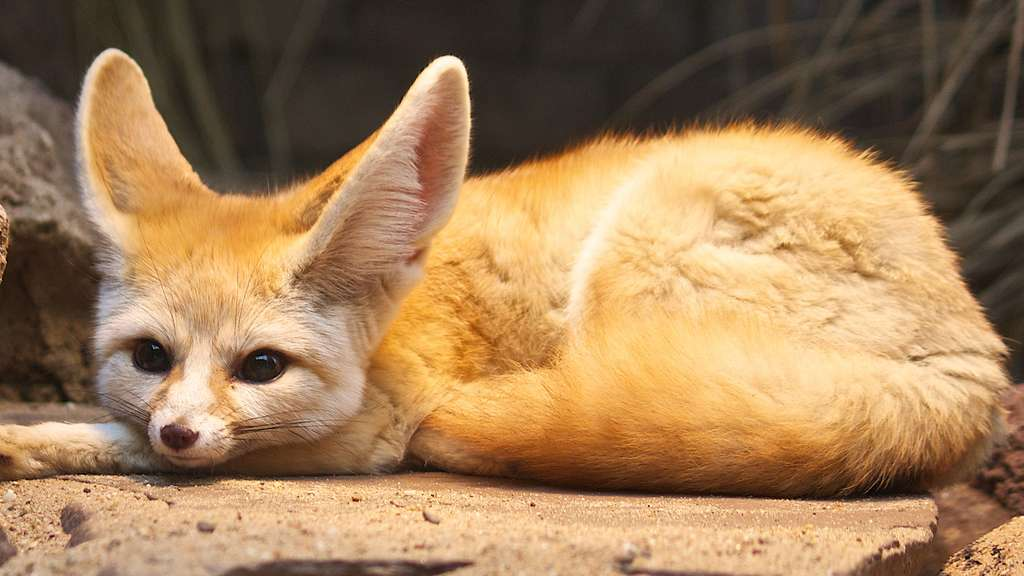
#> input picture Unit1/Homeworks/inputs/linear_algebra_hw/input.jpg, 1024 x 576 px
$ jupyter execute linear_algebra_hw.ipynb
#> lines starting #> are read from the running program, lines starting #| are printed output that depends on the picture; long printed decimals are rounded
# Linear Algebra Homework

[cell 1]
#You are given a colored image, read the image and apply the following operations to it:
#Transpose.
#Check if the matrix is one or many of the special types we have seen (diagonal, triagonal...).
#Choose a column vector and calculate both norms that we’ve seen

[cell 2]
import cv2 #opencv package
import numpy as np

[cell 3]
# read the image in grayscale
img = cv2.imread("inputs/linear_algebra_hw/input.jpg",0) # the resulting image is a matrix
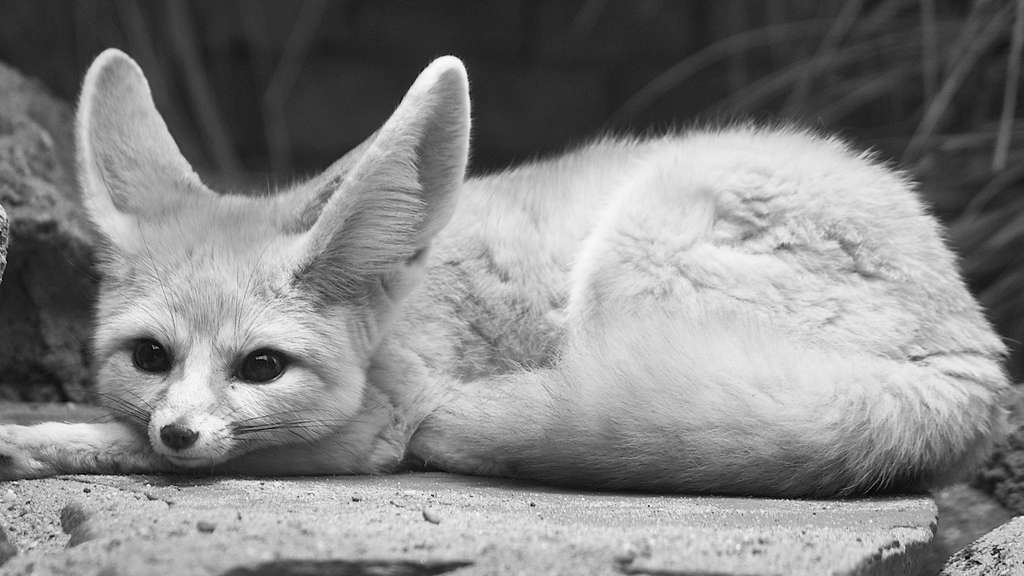
#> img: shape (576, 1024); min 0, max 255, mean 132.7
# Transpose the matrix
img_transpose = img.T
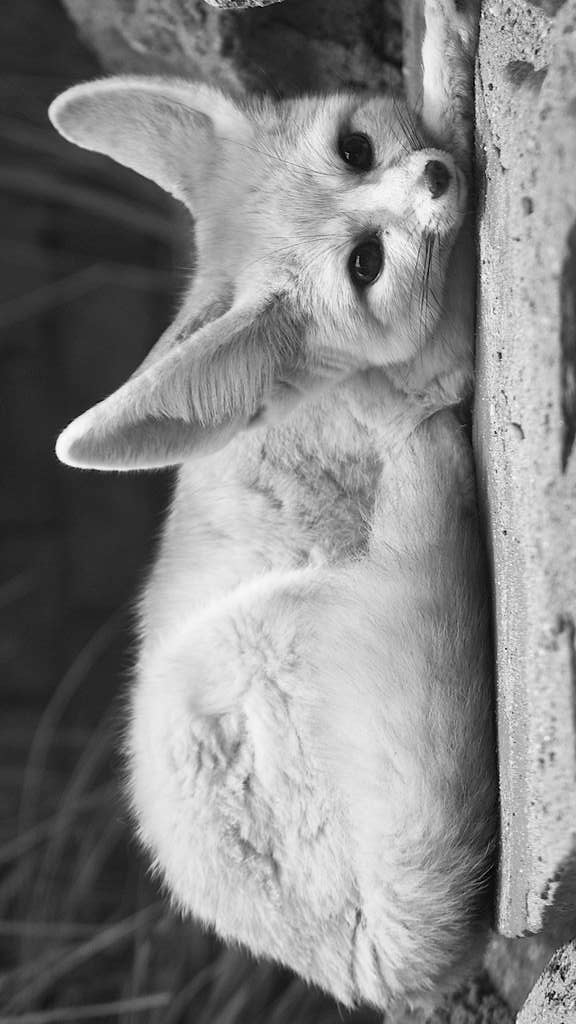
#> img_transpose: shape (1024, 576); min 0, max 255, mean 132.7

img_transpose.shape
#> Out = (1024, 576)

[cell 4]
#Check if the matrix is one or many of the special types we have seen (diagonal, triagonal...).
print("The matrix is lower triangular ? ",np.allclose(img_transpose, np.tril(img_transpose))) # check if lower triangular
#| The matrix is lower triangular ?  False
print("The matrix is upper triangular ? ",np.allclose(img_transpose, np.triu(img_transpose))) # check if upper triangular
#| The matrix is upper triangular ?  False
try:
    print("The matrix is diagonal ? ",np.allclose(img_transpose, np.diag(np.diag(img_transpose)))) # check if diagonal
except ValueError:
    print("The matrix is diagonal ? False")

[cell 5]
from math import sqrt
#Choose a column vector and calculate both norms that we’ve seen
C1 = img[:,0]
#> C1 = 576 values, max 242 at index 500, min 15 at index 232, mean 97.08

# calculate norm1
L1 = sum(abs(x) for x in C1)
#> L1 = 55919
print("Norm1 of Column 1 : ",L1)
#| Norm1 of Column 1 :  55919

# calculate norm2
L2 = sqrt(sum(x**2 for x in C1))
#> L2 = 2640.8
print("Norm2 of Column 1 : ",L2)
#| Norm2 of Column 1 :  2640.802

$ run again, with Unit1/Homeworks/inputs/linear_algebra_hw/flower.jpg copied over Unit1/Homeworks/inputs/linear_algebra_hw/input.jpg
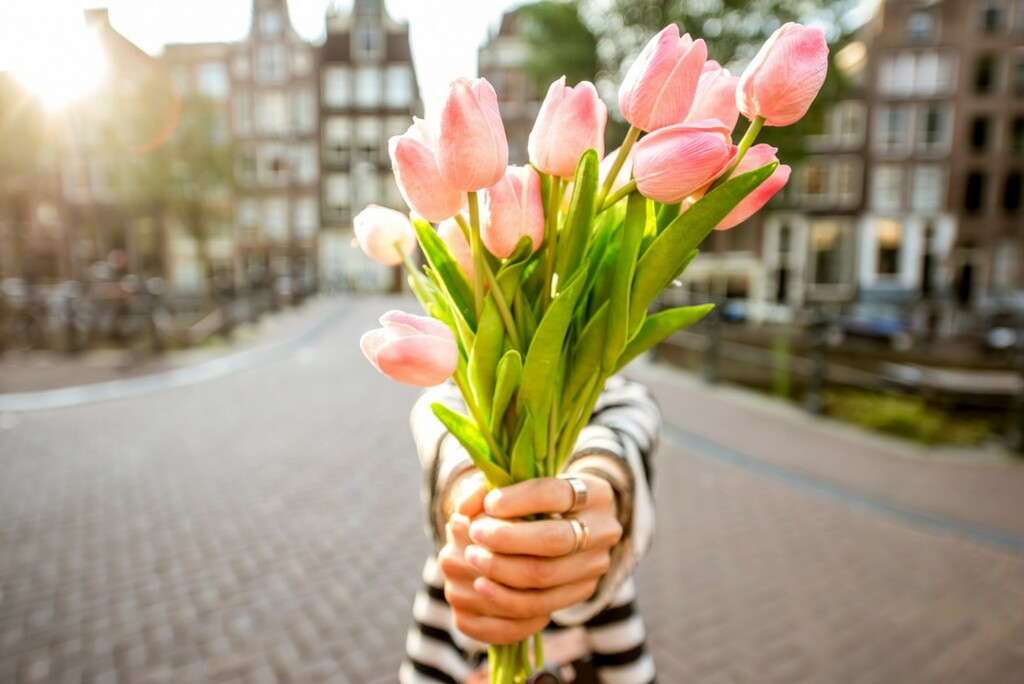
#> input picture Unit1/Homeworks/inputs/linear_algebra_hw/flower.jpg, 1024 x 684 px
#> `img = cv2.imread("inputs/linear_algebra_hw/input.jpg",0)`:
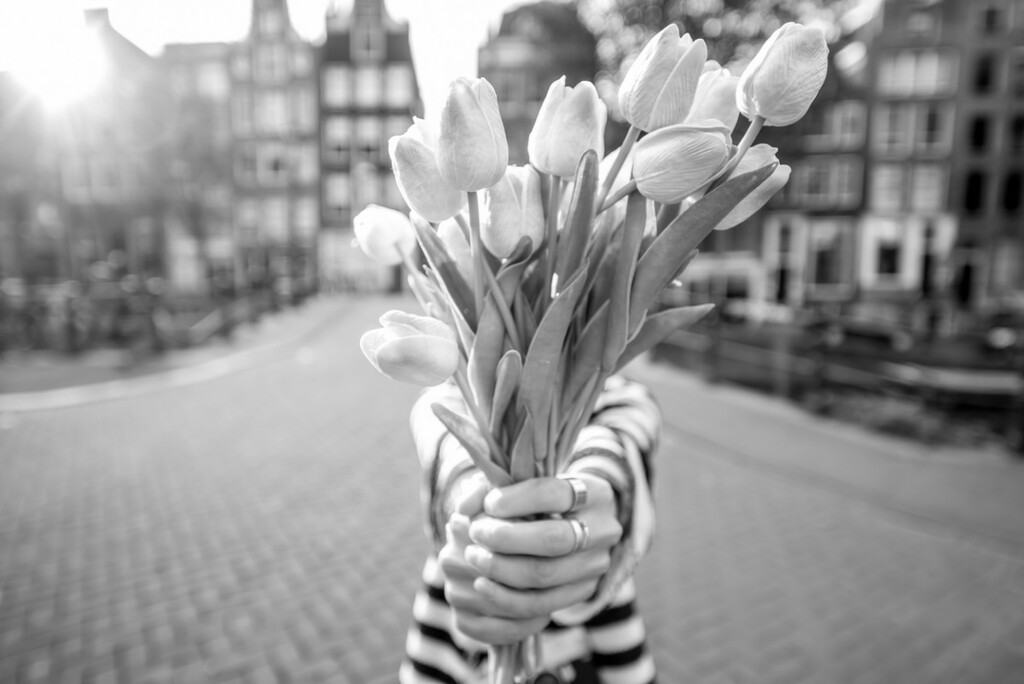
#> img: shape (684, 1024); min 0, max 255, mean 150.5
#> `img_transpose = img.T`:
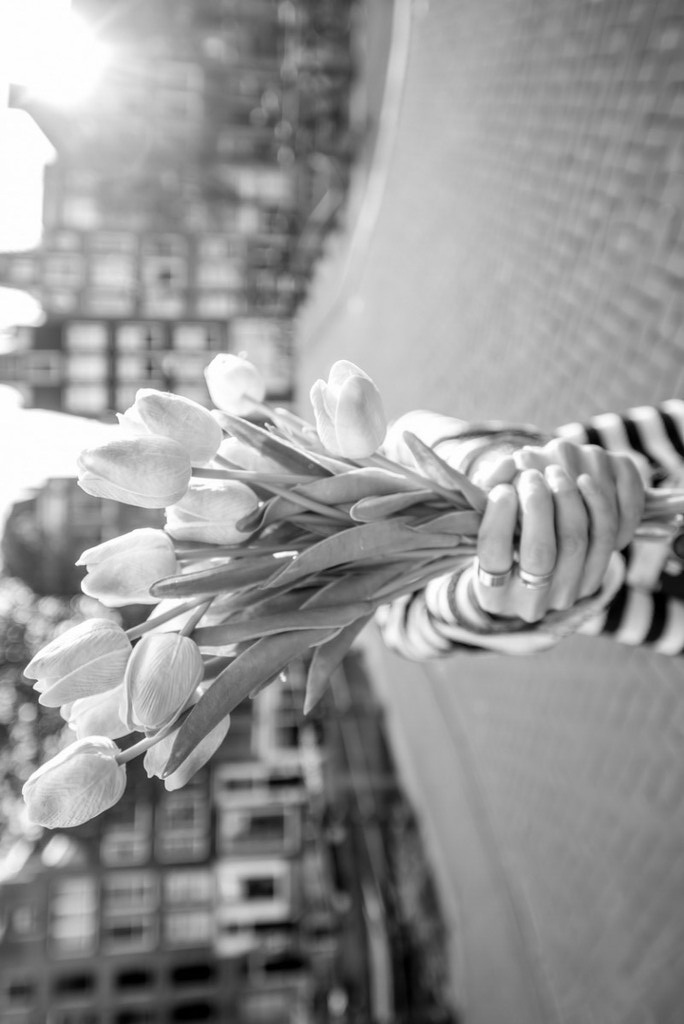
#> img_transpose: shape (1024, 684); min 0, max 255, mean 150.5
#| The matrix is lower triangular ?  False
#| The matrix is upper triangular ?  False
#> C1 = 684 values, max 255 at index 64, min 59 at index 344, mean 147.9
#> L1 = 101159
#| Norm1 of Column 1 :  101159
#> L2 = 4081.5
#| Norm2 of Column 1 :  4081.481
